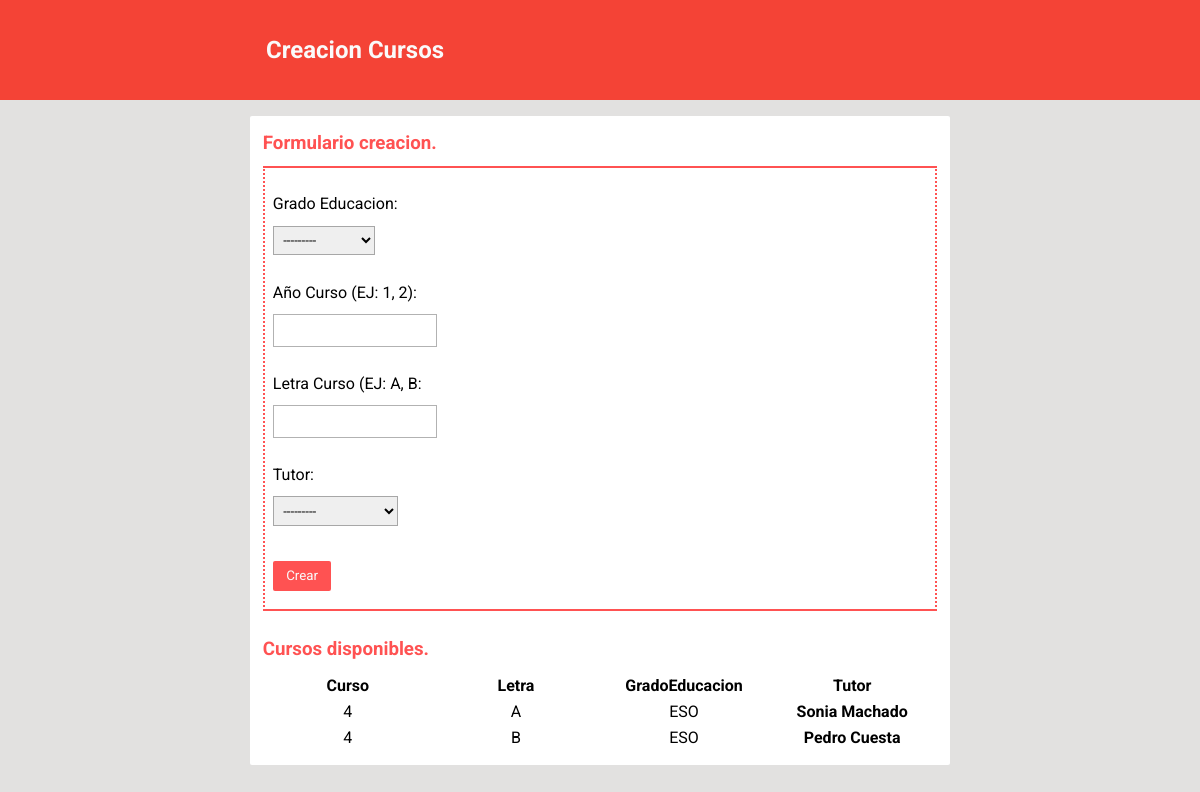
Screenshot of /setup/crearClases/ with the database file from the repository.
### setup/models.py (models this page shows, shortened)
class Curso(models.Model):
    gradoEducacionChoices = (
        ('INF', 'Infantil'),
        ('PRM', 'Primaria'),
        ('ESO', 'Secundaria'),
        ('BAC', 'Bachillerato'),
    )
    gradoEducacion = models.CharField(
        max_length=3,
        choices=gradoEducacionChoices
    )
    anio = models.DecimalField(max_digits=1, decimal_places=0)
    letra = models.CharField(max_length=1, blank=True)
    tutor = models.OneToOneField(Profesor)
    class Meta:
        verbose_name = "Clase"
        verbose_name_plural = "Clases"

class Profesor(models.Model):
    foto = models.ImageField(blank=True, upload_to="static/profesorPhotos/", default="static/alumnoPhotos/default-profile.png  ")
    nombre = models.CharField(max_length=50)
    apellido = models.CharField(max_length=50)
    email = models.EmailField()
    username = models.CharField(max_length=101)
    password = models.CharField(max_length=20)
    token = models.CharField(max_length=40)
    class Meta:
        verbose_name = "Profesor"
        verbose_name_plural = "Profesores"
    def __str__(self):
        return self.nombre + " " + self.apellido

### setup/views.py (the view, shortened to what this page needs)
def crearClasesView(request):   # VISTA
    formClase = CursoForm()
    todasClases = Curso.objects.all().order_by('id')
    context = {
        'form': formClase,
        'todasClases': todasClases,
        'tipoFormulario': 'Cursos'
    }
    return render(request, setupTemplate, context)

### setup/forms.py
class CursoForm(forms.ModelForm):
    class Meta:
        model = Curso
        fields = '__all__'
        labels = {
            'gradoEducacion': _('Grado Educacion'),
            'anio': _('Año Curso (EJ: 1, 2)'),
            'letra': _('Letra Curso (EJ: A, B'),
        }

### templates/setup.html (shortened to what this page needs)
{% load static %}
<!DOCTYPE HTML>
<html lang="es">
<head>
    <link rel="stylesheet" href="//cdn.materialdesignicons.com/2.0.46/css/materialdesignicons.min.css">
	<link rel="stylesheet" href="{% static "css/setup.css" %}">
</head>
<body>
	{% if form %}
		<header id="pageTitle">
	        <div>
	            <h2>Creacion {{ tipoFormulario }}</h2>
	        </div>
	    </header>
	    <div id="container">
	    	<h3>Formulario creacion.</h3>
			<form method="post" id="creationForm">
				{{ form.as_p }}
				<input type="submit" value="Crear" />
			</form>
	    	<br>
	    	<h3>{{ tipoFormulario }} disponibles.</h3>
			<table style="width:100%">
				{% if tipoFormulario == "Cursos" %}
					<tr>
						<th>Curso</th>
						<th>Letra</th>
						<th>GradoEducacion</th>
						<th>Tutor</th>
					</tr>
					{% for clase in todasClases %}
						<tr>
							<td>{{ clase.anio }}</td>
							<td>{{ clase.letra }}</td>
							<td>{{ clase.gradoEducacion }}</td>
							<th>{{ clase.tutor }}</th>
						</tr>
					{% endfor %}
				{% endif %}
			</table>
	    </div>
	{% endif %}
</body>
</html>

### static/css/setup.css (style rules this page uses)
* { margin: 0; padding: 0; border: 0; -webkit-box-sizing: border-box; box-sizing: border-box; font-family: 'Roboto', sans-serif; outline: none; text-decoration: none; line-height: 1.5; }
body { background-color: #e2e1e0; }
#pageTitle { background-color: #F44336; color: #fafafa; padding: 1em; text-align: center; position: relative; }
#pageTitle>div { width: 90%; max-width: 700px; display: -webkit-box; display: -ms-flexbox; display: flex; margin: 1em auto; }
#container { width: 90%; max-width: 700px; background-color: #fff; margin: 1em auto; list-style: none; padding: 0.8em; border-radius: 2px; }
#container>h3 { color: #FF5252; margin-bottom: 0.5em; }
#creationForm { border: 2px solid #FF5252; padding: 0.5em; border-top-style: solid; border-right-style: dotted; border-bottom-style: solid; border-left-style: dotted; }
#creationForm>p { -webkit-margin-before: 1em; -webkit-margin-after: 1em; -webkit-margin-start: 0px; -webkit-margin-end: 0px; }
#creationForm>p>label { display: block; width: 100%; }
input, select { margin: 0.7em 0; }
input[type=submit] { background-color: #FF5252; color: #fafafa; padding: 0.4em 1em; border-radius: 2px; cursor: pointer; }
#creationForm>p>input, #creationForm>p>select { border: 1px solid rgba(0,0,0,.3); padding: 0.4em; }
table { table-layout: fixed; width: 100%; text-align: center; }

### rows the page displays
Curso: anio "4", letra "A", gradoEducacion "ESO", tutor "Sonia Machado"
Curso: anio "4", letra "B", gradoEducacion "ESO", tutor "Pedro Cuesta"

### other values shown
{{ tipoFormulario }} "Cursos"
